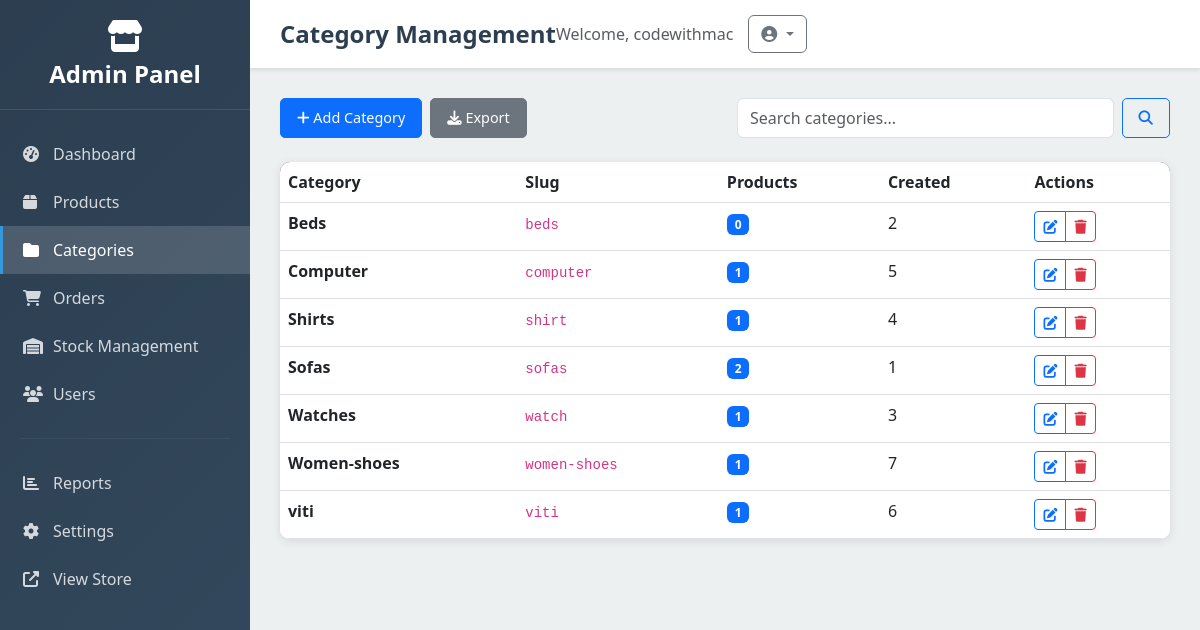
/dashboard/categories/ (signed in), run on an earlier commit of the app's database.
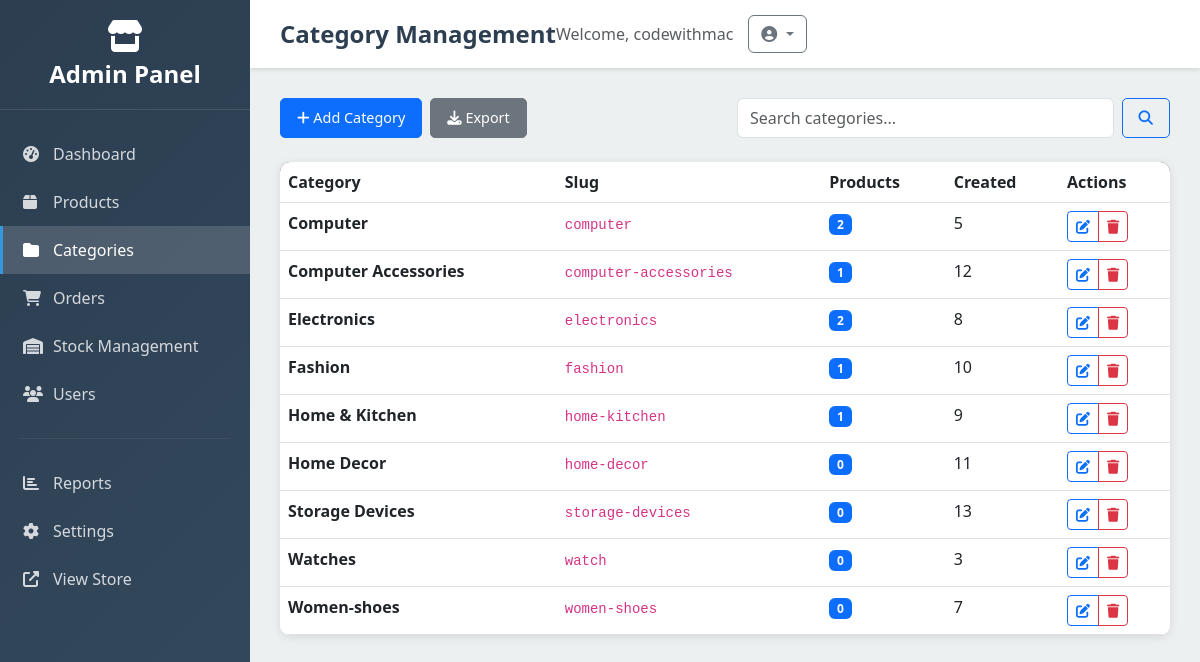
And on a later commit of the database.
### products/models.py (models this page shows, shortened)
class Category(models.Model):
    name = models.CharField(max_length=255)
    slug = models.SlugField(unique=True)
    class Meta:
        ordering =('name',)

### core/admin_views.py (the view)
# urls.py: path('dashboard/categories/', admin_views.admin_category_list, name='admin_category_list'),
@login_required
@user_passes_test(is_admin)
def admin_category_list(request):
    categories = Category.objects.annotate(product_count=Count('product')).order_by('name')
    context = {
        'categories': categories,
    }
    return render(request, 'admin_management/category_list.html', context)

### cart/context_processors.py (called while the page is built)
def cart(request):
    return {'cart': Cart(request)}

### core/admin_views.py (called while the page is built)
def is_admin(user):
    return user.is_authenticated and (user.is_staff or user.is_superuser)

### templates/admin_management/category_list.html (shortened to what this page needs)
{% extends 'admin_management/base.html' %}
{% block page_title %}Category Management{% endblock %}
{% block content %}
<div class="row mb-4">
    <div class="col-md-6">
        <div class="d-flex gap-2">
            <a href="#" class="btn btn-admin btn-primary" onclick="showAddCategoryModal()">
                <i class="fas fa-plus"></i> Add Category
            </a>
            <button class="btn btn-admin btn-secondary" onclick="exportCategories()">
                <i class="fas fa-download"></i> Export
            </button>
        </div>
    </div>
    <div class="col-md-6">
        <form method="GET" class="d-flex gap-2" id="filterForm">
            <input type="text" name="search" class="form-control" placeholder="Search categories..." value="{{ request.GET.search }}" id="searchInput">
            <button type="submit" class="btn btn-admin btn-outline-primary">
                <i class="fas fa-search"></i>
            </button>
        </form>
    </div>
</div>
<div class="admin-table">
    <div class="table-responsive">
        <table class="table table-hover mb-0">
            <thead>
                <tr>
                    <th>Category</th>
                    <th>Slug</th>
                    <th>Products</th>
                    <th>Created</th>
                    <th>Actions</th>
                </tr>
            </thead>
            <tbody>
                {% for category in categories %}
                <tr>
                    <td>
                        <strong>{{ category.name }}</strong>
                    </td>
                    <td>
                        <code>{{ category.slug }}</code>
                    </td>
                    <td>
                        <span class="badge bg-primary">{{ category.product_count }}</span>
                    </td>
                    <td>{{ category.id|default:"N/A" }}</td>
                    <td>
                        <div class="btn-group btn-group-sm">
                            <button class="btn btn-outline-primary" onclick="editCategory({{ category.id }})" title="Edit">
                                <i class="fas fa-edit"></i>
                            </button>
                            <button class="btn btn-outline-danger" onclick="deleteCategory({{ category.id }})" title="Delete">
                                <i class="fas fa-trash"></i>
                            </button>
                        </div>
                    </td>
                </tr>
                {% endfor %}
            </tbody>
        </table>
    </div>
</div>
{% endblock %}

What changed in the data, as far as the page shows it:
removed Category: name "Beds", slug "beds", product_count "0", id "2"
removed Category: name "Shirts", slug "shirt", product_count "1", id "4"
removed Category: name "Sofas", slug "sofas", product_count "2", id "1"
removed Category: name "viti", slug "viti", product_count "1", id "6"
computed for Category "Computer": product_count "1" → "2"
added Category: name "Computer Accessories", slug "computer-accessories", product_count "1", id "12"
added Category: name "Electronics", slug "electronics", product_count "2", id "8"
added Category: name "Fashion", slug "fashion", product_count "1", id "10"
added Category: name "Home & Kitchen", slug "home-kitchen", product_count "1", id "9"
added Category: name "Home Decor", slug "home-decor", product_count "0", id "11"
added Category: name "Storage Devices", slug "storage-devices", product_count "0", id "13"
computed for Category "Watches": product_count "1" → "0"
computed for Category "Women-shoes": product_count "1" → "0"
